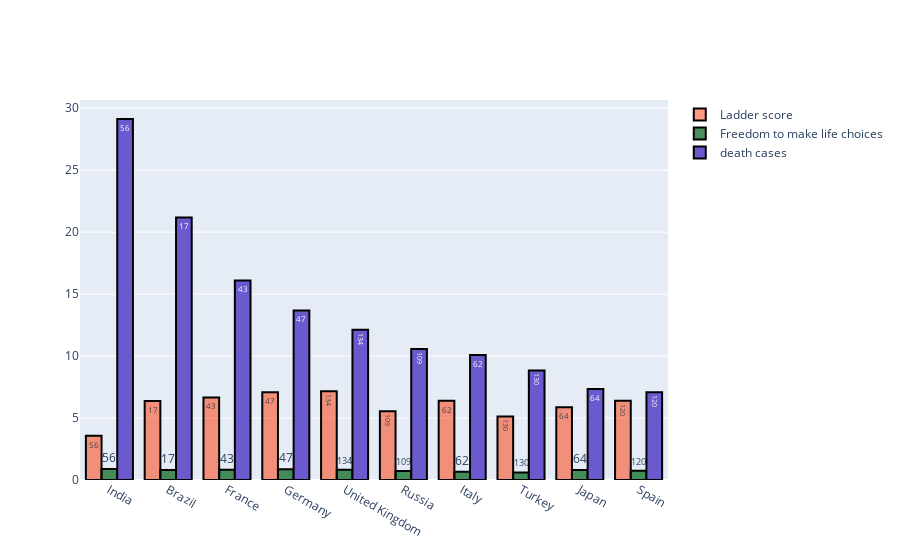

Here is the notebook cell this chart was saved with:
### Markdown cell above
### Comparison of the 3 values of the top 10 countries.
- Ladder Score 
- Freedom to make life choices
- sum of death cases divided by 1M to see affects

### Code cell
# top 10 countries in happiness ranking
df2020 = sorted_df.iloc[:10,:]

# create trace1(Ladder score)
trace1 = go.Bar(
                x = df2020["Country/Region"], # x-axis
                y = df2020["Ladder score"], # y-axis
                name = "Ladder score", # text to the right of the chart
                marker = dict(color = 'rgba(255, 52, 0, 0.5)',
                             line=dict(color='black',width=2)), # line color around bars
                text = df2020["Overall rank"]) # text on hover

# create trace2(Freedom to make life choices)
trace2 = go.Bar(
                x = df2020["Country/Region"],
                y = df2020["Freedom to make life choices"],
                name = "Freedom to make life choices",
                marker = dict(color = 'rgba(0, 99, 25, 0.7)',
                              line=dict(color='black',width=2)),
                text =df2020["Overall rank"]) # text on hover

# create trace3 (Sum of death cases)
trace3 = go.Bar(
                x = df2020["Country/Region"],
                y = df2020["sum_for_each_country"]/1000000000,
                name = "death cases",
                marker = dict(color = 'rgba(106, 90, 205, 1)',
                              line=dict(color='black',width=2)),
                text =df2020["Overall rank"]) # text on hover

# We combine traces
data = [trace1, trace2, trace3]
"""
A different way of creating a layout.
barmode = bar mode of bars like grouped
"""
layout = go.Layout(barmode = "group")
fig = go.Figure(data = data, layout = layout)
iplot(fig)

### Figure 1 — Plotly figure (JSON) as saved in the notebook; plotly's stock layout.template omitted (floating-point values rounded to 4 significant figures)
{"data": [{"marker": {"color": "rgba(255, 52, 0, 0.5)", "line": {"color": "black", "width": 2}}, "name": "Ladder score", "text": [56, 17, 43, 47, 134, 109, 62, 130, 64, 120], "type": "bar", "x": ["India", "Brazil", "France", "Germany", "United Kingdom", "Russia", "Italy", "Turkey", "Japan", "Spain"], "y": [3.573, 6.376, 6.664, 7.076, 7.165, 5.546, 6.387, 5.132, 5.871, 6.401]}, {"marker": {"color": "rgba(0, 99, 25, 0.7)", "line": {"color": "black", "width": 2}}, "name": "Freedom to make life choices", "text": [56, 17, 43, 47, 134, 109, 62, 130, 64, 120], "type": "bar", "x": ["India", "Brazil", "France", "Germany", "United Kingdom", "Russia", "Italy", "Turkey", "Japan", "Spain"], "y": [0.8814, 0.7998, 0.8255, 0.8674, 0.8347, 0.7299, 0.6647, 0.6088, 0.81, 0.752]}, {"marker": {"color": "rgba(106, 90, 205, 1)", "line": {"color": "black", "width": 2}}, "name": "death cases", "text": [56, 17, 43, 47, 134, 109, 62, 130, 64, 120], "type": "bar", "x": ["India", "Brazil", "France", "Germany", "United Kingdom", "Russia", "Italy", "Turkey", "Japan", "Spain"], "y": [29.13, 21.18, 16.11, 13.69, 12.12, 10.58, 10.08, 8.841, 7.338, 7.071]}], "layout": {"barmode": "group"}}
